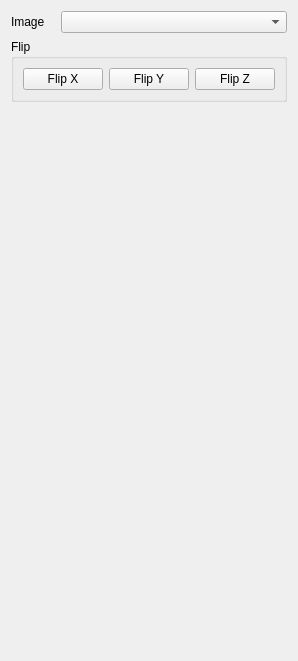
<?xml version="1.0" encoding="UTF-8"?>
<ui version="4.0">
 <class>TransformationForm</class>
 <widget class="QWidget" name="TransformationForm">
  <property name="geometry">
   <rect>
    <x>0</x>
    <y>0</y>
    <width>290</width>
    <height>661</height>
   </rect>
  </property>
  <property name="windowTitle">
   <string>Form</string>
  </property>
  <layout class="QVBoxLayout" name="verticalLayout">
   <item>
    <layout class="QHBoxLayout" name="imageHLayout">
     <item>
      <widget class="QLabel" name="imageLabel">
       <property name="text">
        <string>Image   </string>
       </property>
      </widget>
     </item>
     <item>
      <widget class="QComboBox" name="imageCombo">
       <property name="sizePolicy">
        <sizepolicy hsizetype="Expanding" vsizetype="Fixed">
         <horstretch>0</horstretch>
         <verstretch>0</verstretch>
        </sizepolicy>
       </property>
      </widget>
     </item>
    </layout>
   </item>
   <item>
    <widget class="QGroupBox" name="flipGroup">
     <property name="title">
      <string>Flip</string>
     </property>
     <layout class="QHBoxLayout" name="horizontalLayout">
      <item>
       <widget class="QPushButton" name="flipXButton">
        <property name="text">
         <string>Flip X</string>
        </property>
       </widget>
      </item>
      <item>
       <widget class="QPushButton" name="flipYButton">
        <property name="text">
         <string>Flip Y</string>
        </property>
       </widget>
      </item>
      <item>
       <widget class="QPushButton" name="flipZButton">
        <property name="text">
         <string>Flip Z</string>
        </property>
       </widget>
      </item>
     </layout>
    </widget>
   </item>
   <item>
    <spacer name="mainSpacer">
     <property name="orientation">
      <enum>Qt::Vertical</enum>
     </property>
     <property name="sizeHint" stdset="0">
      <size>
       <width>20</width>
       <height>40</height>
      </size>
     </property>
    </spacer>
   </item>
  </layout>
 </widget>
 <resources/>
 <connections/>
</ui>
